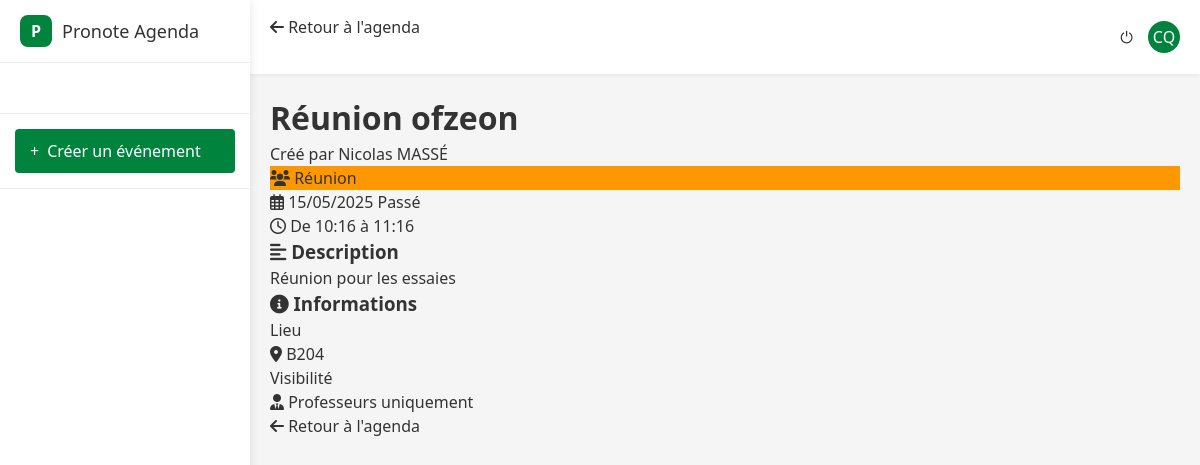
Screenshot of /agenda/details_evenement.php?id=1 (signed in) with the database file from the repository.
### tables this page shows
CREATE TABLE `evenements` (
  `id` int(11) NOT NULL,
  `titre` varchar(100) NOT NULL,
  `description` text DEFAULT NULL,
  `date_debut` datetime NOT NULL,
  `date_fin` datetime NOT NULL,
  `type_evenement` varchar(50) NOT NULL,
  `statut` varchar(30) DEFAULT 'actif',
  `createur` varchar(100) NOT NULL,
  `visibilite` varchar(255) NOT NULL,
  `personnes_concernees` text DEFAULT NULL,
  `lieu` varchar(100) DEFAULT NULL,
  `classes` varchar(255) DEFAULT NULL,
  `matieres` varchar(100) DEFAULT NULL,
  `date_creation` timestamp NOT NULL DEFAULT current_timestamp(),
  `date_modification` timestamp NOT NULL DEFAULT current_timestamp() ON UPDATE current_timestamp()
);

### agenda/details_evenement.php (the view, shortened to what this page needs)
<?php
include 'includes/auth.php';
$user = $_SESSION['user'];
$user_initials = strtoupper(substr($user['prenom'], 0, 1) . substr($user['nom'], 0, 1));
$id = $_GET['id'];
try {
    $stmt = $pdo->prepare('SELECT * FROM evenements WHERE id = ?');
    $stmt->execute([$id]);
    $evenement = $stmt->fetch(PDO::FETCH_ASSOC);
} catch (PDOException $e) {
    echo "Erreur lors de la récupération de l'événement : " . $e->getMessage();
    exit;
}
$date_debut = new DateTime($evenement['date_debut']);
$date_fin = new DateTime($evenement['date_fin']);
$format_date = 'd/m/Y';
$format_heure = 'H:i';
$aujourd_hui = new DateTime();
$demain = new DateTime('tomorrow');
$is_today = $date_debut->format('Y-m-d') === $aujourd_hui->format('Y-m-d');
$is_tomorrow = $date_debut->format('Y-m-d') === $demain->format('Y-m-d');
$is_past = $date_fin < $aujourd_hui;
$is_future = $date_debut > $aujourd_hui;
$days_until = $is_future ? $date_debut->diff($aujourd_hui)->days : 0;
$types_evenements = [
    'cours' => ['nom' => 'Cours', 'icone' => 'book', 'couleur' => '#00843d'],
    'devoirs' => ['nom' => 'Devoirs', 'icone' => 'pencil', 'couleur' => '#4285f4'],
    'reunion' => ['nom' => 'Réunion', 'icone' => 'users', 'couleur' => '#ff9800'],
    'examen' => ['nom' => 'Examen', 'icone' => 'file-text', 'couleur' => '#f44336'],
    'sortie' => ['nom' => 'Sortie scolaire', 'icone' => 'map-pin', 'couleur' => '#00c853'],
    'autre' => ['nom' => 'Autre', 'icone' => 'calendar', 'couleur' => '#9e9e9e']
];
$type_info = isset($types_evenements[$evenement['type_evenement']])
            ? $types_evenements[$evenement['type_evenement']]
            : $types_evenements['autre'];
$visibilite_texte = '';
$visibilite_icone = 'lock';
if ($evenement['visibilite'] === 'public') {
    $visibilite_texte = 'Public (visible par tous)';
    $visibilite_icone = 'globe';
} elseif ($evenement['visibilite'] === 'professeurs') {
    $visibilite_texte = 'Professeurs uniquement';
    $visibilite_icone = 'user-tie';
} elseif ($evenement['visibilite'] === 'eleves') {
    $visibilite_texte = 'Élèves uniquement';
    $visibilite_icone = 'user-graduate';
} elseif (strpos($evenement['visibilite'], 'classes:') === 0) {
    $classes = substr($evenement['visibilite'], 8);
    $visibilite_texte = 'Classes spécifiques: ' . $classes;
    $visibilite_icone = 'users';
} else {
    $visibilite_texte = $evenement['visibilite'];
}
?>
<!DOCTYPE html>
<html>
<head>
  <link rel="stylesheet" href="assets/css/calendar.css">
  <link rel="stylesheet" href="https://cdnjs.cloudflare.com/ajax/libs/font-awesome/6.0.0-beta3/css/all.min.css">
</head>
<body>
  <div class="app-container">
    <div class="sidebar">
      <a href="../accueil/accueil.php" class="logo-container">
        <div class="app-logo">P</div>
        <div class="app-title">Pronote Agenda</div>
      </a>
      <div class="mini-calendar">
      </div>
      <div class="sidebar-section">
        <a href="ajouter_evenement.php" class="create-button">
          <span>+</span> Créer un événement
        </a>
      </div>
    </div>
    <div class="main-content">
      <div class="top-header">
        <div class="calendar-navigation">
          <a href="agenda.php" class="back-button">
            <span class="back-icon">
              <i class="fas fa-arrow-left"></i>
            </span>
            Retour à l'agenda
          </a>
        </div>
        <div class="header-actions">
          <a href="../login/public/logout.php" class="logout-button" title="Déconnexion">⏻</a>
          <div class="user-avatar"><?= $user_initials ?></div>
        </div>
      </div>
      <div class="calendar-container">
        <div class="event-details-container">
          <div class="event-header">
            <div class="event-header-top">
              <div class="event-title-container">
                <h1 class="event-title"><?= htmlspecialchars($evenement['titre']) ?></h1>
                <div class="event-subtitle">Créé par <?= htmlspecialchars($evenement['createur']) ?></div>
              </div>
            </div>
            <div class="event-type" style="background-color: <?= $type_info['couleur'] ?>;">
              <i class="fas fa-<?= $type_info['icone'] ?>"></i>
              <?= $type_info['nom'] ?>
            </div>
            <div class="event-timing">
              <div class="event-date-display">
                <i class="far fa-calendar-alt"></i>
                <?php if ($date_debut->format('Y-m-d') === $date_fin->format('Y-m-d')): ?>
                  <?= $date_debut->format($format_date) ?>
                <?php else: ?>
                  Du <?= $date_debut->format($format_date) ?> au <?= $date_fin->format($format_date) ?>
                <?php endif; ?>
                <?php if ($is_today): ?>
                  <span class="event-badge today">Aujourd'hui</span>
                <?php elseif ($is_tomorrow): ?>
                  <span class="event-badge tomorrow">Demain</span>
                <?php elseif ($is_future): ?>
                  <span class="event-badge future">Dans <?= $days_until ?> jour<?= $days_until > 1 ? 's' : '' ?></span>
                <?php elseif ($is_past): ?>
                  <span class="event-badge past">Passé</span>
                <?php endif; ?>
              </div>
              <div class="event-date-display">
                <i class="far fa-clock"></i>
                <?php if ($date_debut->format('Y-m-d') === $date_fin->format('Y-m-d')): ?>
                  De <?= $date_debut->format($format_heure) ?> à <?= $date_fin->format($format_heure) ?>
                <?php else: ?>
                  De <?= $date_debut->format($format_date . ' à ' . $format_heure) ?> à <?= $date_fin->format($format_date . ' à ' . $format_heure) ?>
                <?php endif; ?>
              </div>
            </div>
          </div>
          <div class="event-body">
            <?php if (!empty($evenement['description'])): ?>
            <div class="event-section">
              <h3 class="section-title">
                <i class="fas fa-align-left"></i>
                Description
              </h3>
              <div class="section-content description">
                <?= nl2br(htmlspecialchars($evenement['description'])) ?>
              </div>
            </div>
            <?php endif; ?>
            <div class="event-section">
              <h3 class="section-title">
                <i class="fas fa-info-circle"></i>
                Informations
              </h3>
              <div class="info-grid">
                <?php if (!empty($evenement['lieu'])): ?>
                <div class="info-item">
                  <div class="info-label">Lieu</div>
                  <div class="info-value">
                    <i class="fas fa-map-marker-alt"></i>
                    <?= htmlspecialchars($evenement['lieu']) ?>
                  </div>
                </div>
                <?php endif; ?>
                <div class="info-item">
                  <div class="info-label">Visibilité</div>
                  <div class="info-value">
                    <i class="fas fa-<?= $visibilite_icone ?>"></i>
                    <?= $visibilite_texte ?>
                  </div>
                </div>
              </div>
            </div>
            <div class="event-actions">
              <a href="agenda.php" class="btn btn-secondary">
                <i class="fas fa-arrow-left"></i>
                Retour à l'agenda
              </a>
            </div>
          </div>
        </div>
      </div>
    </div>
  </div>
</body>
</html>

### agenda/assets/css/calendar.css (style rules this page uses)
* { box-sizing: border-box; margin: 0; padding: 0; }
body { font-family: 'Segoe UI', Arial, sans-serif; background-color: #f5f5f5; color: #333; line-height: 1.5; }
a { text-decoration: none; color: inherit; }
.app-container { display: flex; height: 100vh; overflow: hidden; }
.sidebar { width: 250px; background-color: white; box-shadow: 0 0 10px rgba(0,0,0,0.1); display: flex; flex-direction: column; z-index: 10; overflow-y: auto; }
.main-content { flex: 1; overflow-y: auto; background-color: #f5f5f5; display: flex; flex-direction: column; }
.top-header { background-color: white; padding: 15px 20px; box-shadow: 0 2px 4px rgba(0,0,0,0.05); display: flex; justify-content: space-between; align-items: center; z-index: 5; }
.calendar-container { flex: 1; padding: 20px; overflow-y: auto; }
.logo-container { display: flex; align-items: center; gap: 10px; margin-bottom: 20px; padding: 15px 20px; border-bottom: 1px solid #eee; }
.app-logo { width: 32px; height: 32px; background-color: #00843d; border-radius: 8px; display: flex; align-items: center; justify-content: center; color: white; font-weight: bold; }
.app-title { font-size: 18px; font-weight: 500; color: #333; }
.header-actions { display: flex; align-items: center; gap: 15px; }
.user-avatar { width: 32px; height: 32px; background-color: #00843d; border-radius: 50%; display: flex; align-items: center; justify-content: center; color: white; font-weight: 500; }
.create-button { background-color: #00843d; color: white; border: none; padding: 10px 15px; border-radius: 4px; cursor: pointer; display: flex; align-items: center; gap: 8px; font-weight: 500; }
.calendar-navigation { display: flex; align-items: center; gap: 15px; margin-bottom: 20px; }
.mini-calendar { padding: 15px; border-bottom: 1px solid #eee; }
.sidebar-section { padding: 15px; border-bottom: 1px solid #eee; }

### rows the page displays
evenements: titre "Réunion ofzeon", createur "Nicolas MASSÉ", type_evenement "Réunion", date_debut "15/05/2025", date_debut "10:16", date_fin "11:16", description "Réunion pour les essaies", lieu "B204", visibilite "Professeurs uniquement"

### other values shown
$user_initials "CQ"
